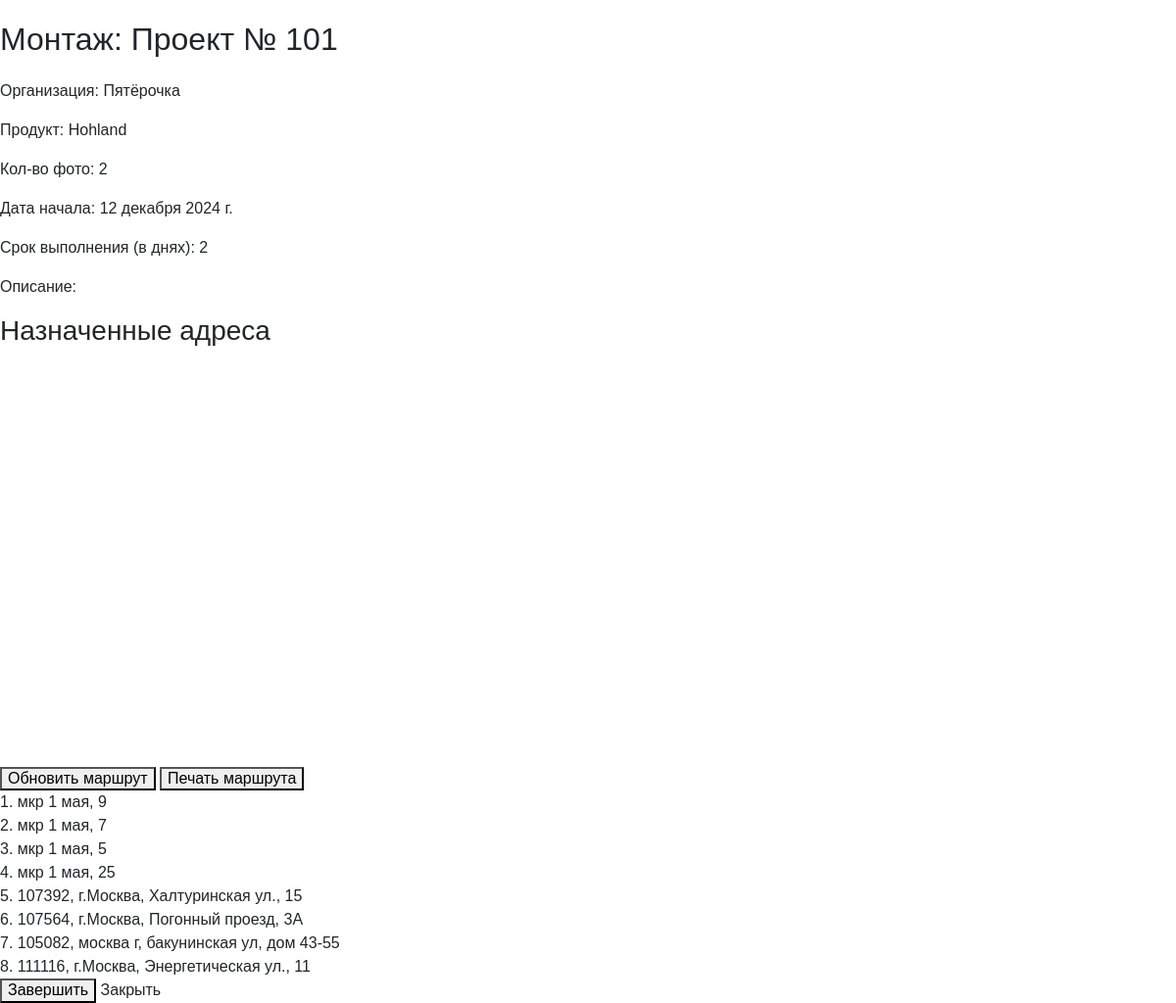
The page /projects/event/11/ (signed in) on the database as committed earlier.
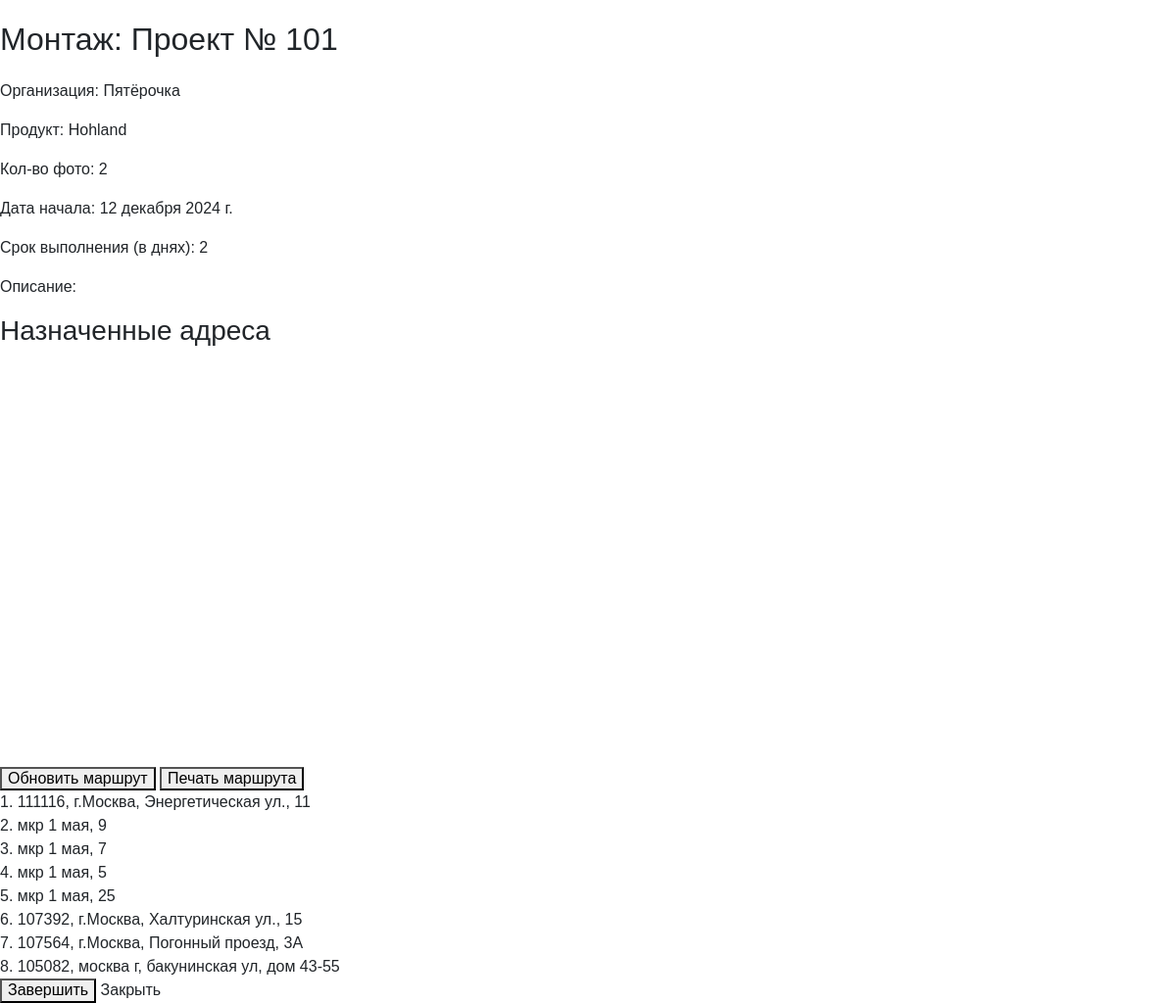
The same page on the database as committed later.
### projects/models.py (models this page shows, shortened)
class EventAddress(models.Model):
    event = models.ForeignKey(Event, related_name='addresses', on_delete=models.CASCADE)
    name = models.CharField(max_length=255)
    latitude = models.FloatField()
    longitude = models.FloatField()
    order = models.PositiveIntegerField(default=0)  # Добавляем поле для сортировки
    assigned_user = models.ForeignKey(User, null=True, blank=True, on_delete=models.SET_NULL)  # Новое поле
    class Meta:
        ordering = ['order']

### projects/views.py (the view)
# urls.py: path('event/<int:event_id>/', views.event_detail, name='event_detail'),
@login_required
def event_detail(request, event_id):
    event = get_object_or_404(Event, pk=event_id)
    current_user = request.user
    is_manager = current_user.groups.filter(name='Менеджер').exists()
    is_executor = current_user.groups.filter(name='Исполнитель').exists()
    manager_addresses = defaultdict(list)
    executor_addresses = []
    def process_addresses(address_list):
        addresses_with_photos = []
        executor_colors = {'not_assigned': '#808080'}
        color_palette = ['#FF5733', '#33FF57', '#3357FF', '#F3FF33', '#FF33A6']
        color_index = 0
        for address in address_list:
            executor_id = address.assigned_user.executorprofile.id if address.assigned_user else 'not_assigned'
            project_user_id = event.project.user.id
            project_id = str(event.project.id)
            event_type = event.get_event_type_display()
            address_name = re.sub(r'[\\/*?:"<>|]', "_", address.name)
            base_path = os.path.join(settings.MEDIA_ROOT, str(project_user_id), project_id, event_type, str(executor_id))
            problems_path = os.path.join(base_path, "problems")
            has_photos = False
            if executor_id and os.path.exists(base_path):
                for file_name in os.listdir(base_path):
                    if file_name.startswith(address_name):
                        has_photos = True
                        break
            if executor_id and os.path.exists(problems_path):
                for file_name in os.listdir(problems_path):
                    if file_name.startswith(address_name):
                        has_photos = True
                        break
            if executor_id not in executor_colors:
                executor_colors[executor_id] = color_palette[color_index % len(color_palette)]
                color_index += 1
            addresses_with_photos.append({
                'address': address,
                'has_photos': has_photos,
                'executor_id': executor_id,
                'executor_color': executor_colors[executor_id]
            })
        return addresses_with_photos
    if is_manager and event.project.user == current_user:
        for address in event.addresses.all().select_related('assigned_user'):
            executor = address.assigned_user.executorprofile if address.assigned_user else None
            manager_addresses[executor].append(address)
        addresses_with_photos_manager = {executor: process_addresses(addresses) for executor, addresses in manager_addresses.items()}
        unassigned_addresses = manager_addresses.pop(None, [])
        addresses_with_photos_manager[None] = process_addresses(unassigned_addresses)
    else:
        addresses_with_photos_manager = {}
    if is_executor:
        executor_addresses = event.addresses.filter(assigned_user=current_user)
    addresses_with_photos_executor = process_addresses(executor_addresses)
    user_event_status = None
    if is_executor:
        try:
            event_user = EventUser.objects.get(user=current_user, event=event)
            user_event_status = event_user.status
        except EventUser.DoesNotExist:
            user_event_status = None
    return render(request, 'projects/event_detail.html', {
        'event': event,
        'addresses_with_photos_manager': addresses_with_photos_manager,
        'addresses_with_photos_executor': addresses_with_photos_executor,
        'is_executor': is_executor,
        'is_manager': is_manager,
        'user_event_status': user_event_status,
    })

### projects/templates/projects/event_detail.html (shortened to what this page needs)
<html lang="ru_RU">
<head>
    {% load static %}
    <link rel="stylesheet" href="//code.jquery.com/ui/1.12.1/themes/base/jquery-ui.css">
    <link href="https://maxcdn.bootstrapcdn.com/bootstrap/4.5.2/css/bootstrap.min.css" rel="stylesheet">
    <link rel="stylesheet" href="{% static 'css/normalize.css' %}">
    <link rel="stylesheet" href="{% static 'css/styles.css' %}">
</head>
<body>
    <h1>{{ event.get_event_type_display }}: {{ event.project.name }}</h1>
    <div>
        <p>Организация: {{ event.project.organization }}</p>
        <p>Продукт: {{ event.project.product }}</p>
        <p>Кол-во фото: {{ event.photo_count }}</p>
        <p>Дата начала: {{ event.event_date }}</p>
        <p>Срок выполнения (в днях): {{ event.duration_days }}</p>
        <p>Описание: {{ event.description }}</p>
    </div>
    <h3>Назначенные адреса</h3>
    <div id="map" style="width: 100%; height: 400px; margin-bottom: 20px;"></div>
    <button id="update-route">Обновить маршрут</button>
    <button id="print-addresses">Печать маршрута</button>
    {% if is_executor %}
        <ul id="executor-event-addresses-list">
            {% for item in addresses_with_photos_executor %}
            <li data-id="{{ item.address.id }}" data-executor-id="{{ item.executor_id }}" data-executor-color="{{ item.executor_color }}" class="accordion-header">
                <span class="address-number">{{ forloop.counter }}.</span>
                <span class="address-name">{{ item.address.name }}</span>
            </li>
            {% empty %}
            <li>Нет назначенных адресов.</li>
            {% endfor %}
        </ul>
    {% endif %}
    {% if is_executor %}
        {% if user_event_status == 'completed' %}
            <p>{{ event.get_event_type_display }}: завершён</p>
        {% else %}
            <button id="complete-event">Завершить</button>
        {% endif %}
    {% endif %}
    <a href="{% if is_executor %}{% url 'assigned_events_list' %}{% elif is_manager %}{% url 'events_control' %}{% else %}{% url 'home' %}{% endif %}">
        Закрыть
    </a>
</body>
</html>

Rows that differ between the two databases and show on the page:
changed EventAddress "111116, г.Москва, Энергетическая ул., 11": moves up the list
